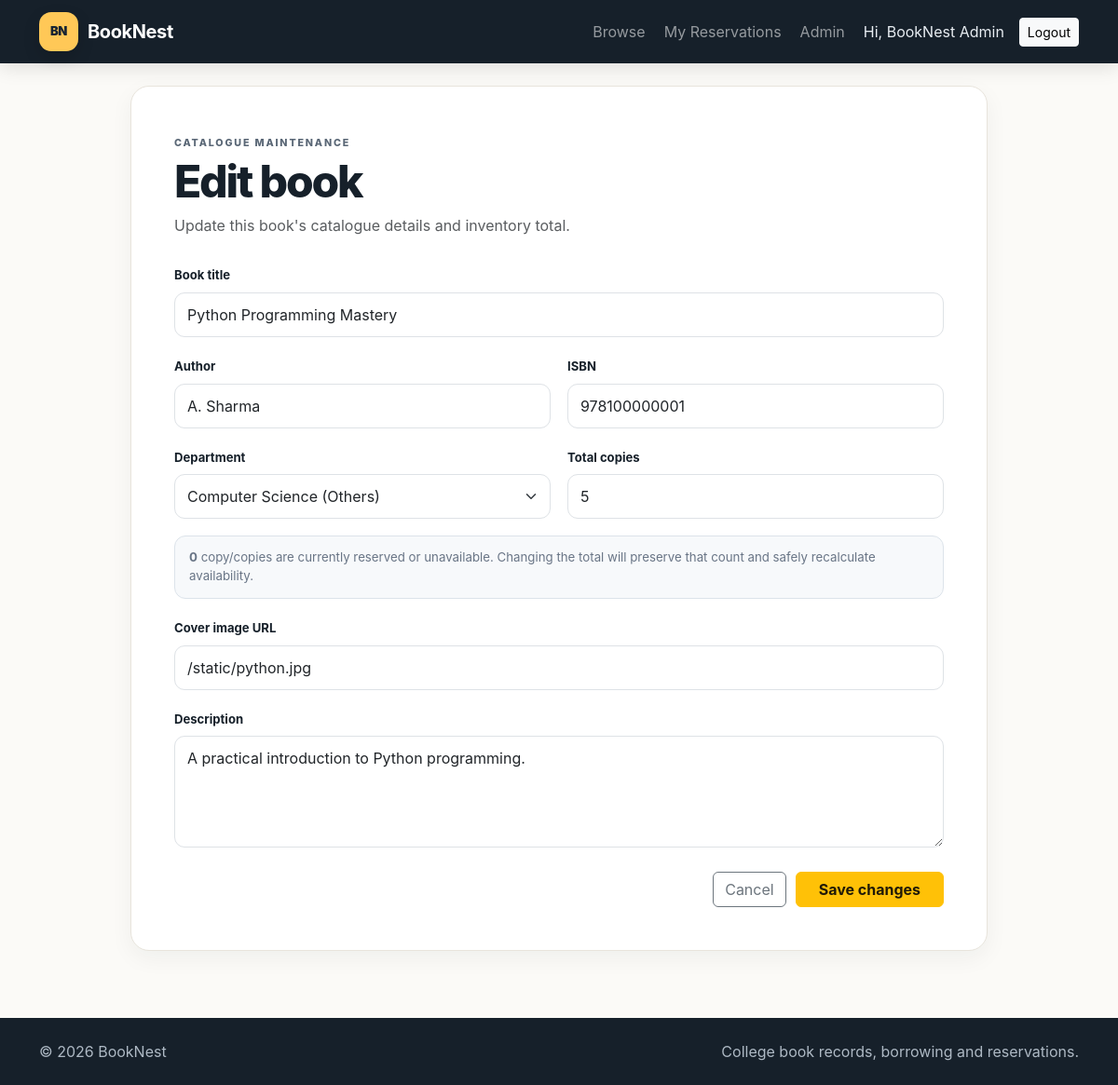
The app's page /admin/book/edit/1?inventory_q=&inventory_department=&inventory_sort=department (signed in) with its own data.
### tables this page shows
CREATE TABLE books (
        id INTEGER PRIMARY KEY AUTOINCREMENT,
        title TEXT NOT NULL,
        author TEXT NOT NULL,
        isbn TEXT UNIQUE,
        description TEXT DEFAULT '',
        cover_url TEXT DEFAULT '',
        total_copies INTEGER NOT NULL DEFAULT 1,
        available_copies INTEGER NOT NULL DEFAULT 1,
        subject_id INTEGER,
        created_at TEXT NOT NULL,
        FOREIGN KEY(subject_id) REFERENCES subjects(id) ON DELETE SET NULL
    );

CREATE TABLE subjects (
        id INTEGER PRIMARY KEY AUTOINCREMENT,
        name TEXT UNIQUE NOT NULL,
        description TEXT DEFAULT ''
    , is_department INTEGER NOT NULL DEFAULT 0);

### app.py (the view, shortened to what this page needs)
@app.route("/admin/book/edit/<int:book_id>", methods=["GET", "POST"])
@admin_required
def edit_book(book_id):
    conn = get_db()
    if request.method == "POST":
        conn.execute("BEGIN IMMEDIATE")
    book = conn.execute(
        """SELECT b.*, s.name subject_name, COALESCE(s.is_department,0) is_department
           FROM books b LEFT JOIN subjects s ON s.id=b.subject_id
           WHERE b.id=?""",
        (book_id,)
    ).fetchone()
    if not book:
        conn.close()
        flash("Book not found.", "warning")
        return redirect(url_for("admin_dashboard"))
    departments = conn.execute(
        "SELECT * FROM subjects WHERE is_department=1 ORDER BY name COLLATE NOCASE"
    ).fetchall()
    active_reservations = conn.execute(
        """SELECT COUNT(*) c FROM reservations
           WHERE book_id=? AND status IN ('Reserved','Borrowed','Overdue')""",
        (book_id,)
    ).fetchone()["c"]
    unavailable_copies = max(
        0, book["total_copies"] - book["available_copies"], active_reservations
    )
    current_inactive_subject = book if book["subject_id"] and not book["is_department"] else None
    inventory_state = {
        "inventory_q": request.values.get("inventory_q", "").strip(),
        "inventory_department": request.values.get("inventory_department", "").strip(),
        "inventory_sort": request.values.get("inventory_sort", "department").strip(),
    }
    admin_return_url = url_for("admin_dashboard", **inventory_state)
    conn.close()
    return render_template(
        "edit_book.html", book=book, departments=departments,
        unavailable_copies=unavailable_copies,
        current_inactive_subject=current_inactive_subject,
        admin_return_url=admin_return_url, inventory_state=inventory_state
    )

### app.py (called while the page is built)
def get_db():
    conn = sqlite3.connect(DB_PATH)
    conn.row_factory = sqlite3.Row
    conn.execute("PRAGMA foreign_keys = ON")
    return conn

def admin_required(fn):
    @wraps(fn)
    def wrapper(*args, **kwargs):
        if session.get("role") != "admin":
            flash("Administrator access required.", "danger")
            return redirect(url_for("index"))
        return fn(*args, **kwargs)
    return wrapper

@app.context_processor
def inject_globals():
    return {"year": datetime.now().year}

### templates/edit_book.html (shortened to what this page needs)
{% extends "base.html" %}
{% block content %}
<div class="edit-book-shell">
  <section class="panel edit-book-panel">
    <span class="section-kicker">Catalogue maintenance</span>
    <h1>Edit book</h1>
    <p class="text-muted mb-0">Update this book's catalogue details and inventory total.</p>
    <form method="post" action="{{ url_for('edit_book', book_id=book.id) }}">
      <div class="edit-book-form">
        <div class="full-width">
          <label class="form-label" for="edit-title">Book title</label>
          <input class="form-control" id="edit-title" name="title" value="{{ book.title }}" required>
        </div>
        <div>
          <label class="form-label" for="edit-author">Author</label>
          <input class="form-control" id="edit-author" name="author" value="{{ book.author or '' }}" placeholder="Leave blank for Unknown author">
        </div>
        <div>
          <label class="form-label" for="edit-isbn">ISBN</label>
          <input class="form-control" id="edit-isbn" name="isbn" value="{{ book.isbn or '' }}" placeholder="Optional">
        </div>
        <div>
          <label class="form-label" for="edit-department">Department</label>
          <select class="form-select" id="edit-department" name="subject_id">
            {% if current_inactive_subject %}
              <option value="{{ current_inactive_subject.subject_id }}" {% if book.subject_id|string == current_inactive_subject.subject_id|string %}selected{% endif %}>{{ current_inactive_subject.subject_name or 'Current category' }} (Others)</option>
            {% endif %}
          </select>
        </div>
        <div>
          <label class="form-label" for="edit-copies">Total copies</label>
          <input class="form-control" id="edit-copies" type="number" min="{{ [1, unavailable_copies]|max }}" name="copies" value="{{ book.total_copies }}" required>
        </div>
        <div class="full-width edit-book-help">
          <strong>{{ unavailable_copies }}</strong> copy/copies are currently reserved or unavailable. Changing the total will preserve that count and safely recalculate availability.
        </div>
        <div class="full-width">
          <label class="form-label" for="edit-cover">Cover image URL</label>
          <input class="form-control" id="edit-cover" name="cover_url" value="{{ book.cover_url or '' }}" placeholder="Optional">
        </div>
        <div class="full-width">
          <label class="form-label" for="edit-description">Description</label>
          <textarea class="form-control" id="edit-description" name="description" rows="4" placeholder="Optional">{{ book.description or '' }}</textarea>
        </div>
      </div>
      <div class="edit-book-actions">
        <a class="btn btn-outline-secondary" href="{{ admin_return_url }}">Cancel</a>
        <button class="btn btn-warning px-4" type="submit">Save changes</button>
      </div>
    </form>
  </section>
</div>
{% endblock %}

### static/css/style.css (style rules this page uses)
:root { --ink:#16202a; --muted:#697586; --cream:#f6f3ed; --gold:#ffc857; --line:#e8e4dc; --blue:#315bff; }
body { background:#fbfaf7; color:var(--ink); font-family:Inter,system-ui,-apple-system,BlinkMacSystemFont,"Segoe UI",sans-serif; }
.section-kicker { color:#596675; font-size:.67rem; font-weight:800; letter-spacing:.17em; text-transform:uppercase; }
.panel { background:#fff; border:1px solid var(--line); border-radius:20px; box-shadow:0 8px 24px rgba(22,32,42,.05); }
.edit-book-shell { max-width:920px; margin:0 auto; }
.edit-book-panel { padding:clamp(24px,4vw,46px); }
.edit-book-panel h1 { margin:.2rem 0 .4rem; font-size:clamp(2rem,4vw,3rem); font-weight:850; letter-spacing:-.045em; }
.edit-book-form { display:grid; grid-template-columns:repeat(2,minmax(0,1fr)); gap:18px; margin-top:28px; }
.edit-book-form .full-width { grid-column:1 / -1; }
.edit-book-form .form-label { font-size:.82rem; font-weight:750; }
.edit-book-form .form-control,.edit-book-form .form-select { border-radius:11px; padding:11px 13px; }
.edit-book-help { padding:13px 15px; border:1px solid #dce3ea; border-radius:12px; color:var(--muted); background:#f7f9fb; font-size:.83rem; }
.edit-book-actions { display:flex; justify-content:flex-end; gap:10px; margin-top:26px; }
a { color:#4b5f73; }
.btn-warning { color:#211a08; font-weight:700; }

### records on screen
books: title "Python Programming Mastery", author "A. Sharma", isbn "978100000001", subject_id "Computer Science (Others)", copies "5", cover_url "/static/python.jpg", description "A practical introduction to Python programming."

### other values on screen
{{ session.get('name') }} "BookNest Admin"
{{ unavailable_copies }} "0"
